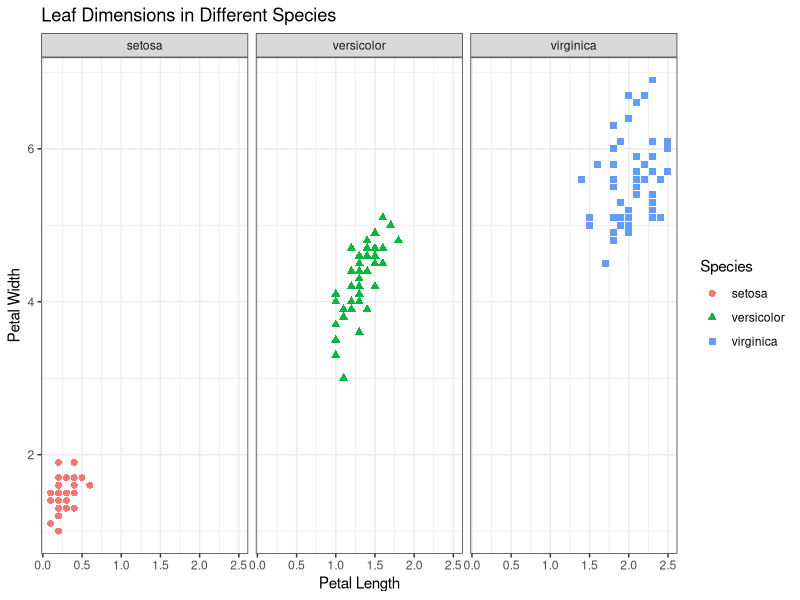

R code for this plot:
library(tidyverse)
library(ggplot2)

head(iris)
View(iris)

?iris


ggplot(iris,aes(x=Petal.Width,y=Petal.Length,color=Species,shape=Species)) +
  geom_point(size=2) +
  ggtitle("Leaf Dimensions in Different Species") + theme_bw() +
  facet_wrap(~ Species) + labs(x="Petal Length",y="Petal Width")

#How do petal length and width vary between Iris species?
#This graphic helps by plotting both variables for all the plants, and plotting them side by side. This allows you to 
  #tell, visually, how each species is clustered in both dimensions.